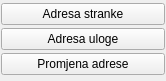
                <widget class="QWidget" name="pageAdreseStranke">
                 <property name="geometry">
                  <rect>
                   <x>0</x>
                   <y>0</y>
                   <width>166</width>
                   <height>81</height>
                  </rect>
                 </property>
                 <property name="sizePolicy">
                  <sizepolicy hsizetype="Preferred" vsizetype="Maximum">
                   <horstretch>0</horstretch>
                   <verstretch>0</verstretch>
                  </sizepolicy>
                 </property>
                 <attribute name="icon">
                  <iconset resource="../../resources/DonatForm.qrc">
                   <normaloff>:/InDonat/Forms/images/ig_menuBlueDown.gif</normaloff>:/InDonat/Forms/images/ig_menuBlueDown.gif</iconset>
                 </attribute>
                 <attribute name="label">
                  <string>Adrese stranke</string>
                 </attribute>
                 <layout class="QVBoxLayout" name="verticalLayout_22">
                  <property name="spacing">
                   <number>0</number>
                  </property>
                  <property name="leftMargin">
                   <number>1</number>
                  </property>
                  <property name="topMargin">
                   <number>0</number>
                  </property>
                  <property name="rightMargin">
                   <number>1</number>
                  </property>
                  <property name="bottomMargin">
                   <number>0</number>
                  </property>
                  <item>
                   <widget class="QPushButton" name="btnMnuStranke">
                    <property name="cursor">
                     <cursorShape>PointingHandCursor</cursorShape>
                    </property>
                    <property name="text">
                     <string>Adresa stranke</string>
                    </property>
                   </widget>
                  </item>
                  <item>
                   <widget class="QPushButton" name="btnMnuAdresaUloge">
                    <property name="cursor">
                     <cursorShape>PointingHandCursor</cursorShape>
                    </property>
                    <property name="text">
                     <string>Adresa uloge</string>
                    </property>
                   </widget>
                  </item>
                  <item>
                   <widget class="QPushButton" name="btnMnuPromjenaAdrese">
                    <property name="cursor">
                     <cursorShape>PointingHandCursor</cursorShape>
                    </property>
                    <property name="text">
                     <string>Promjena adrese</string>
                    </property>
                   </widget>
                  </item>
                 </layout>
                </widget>
